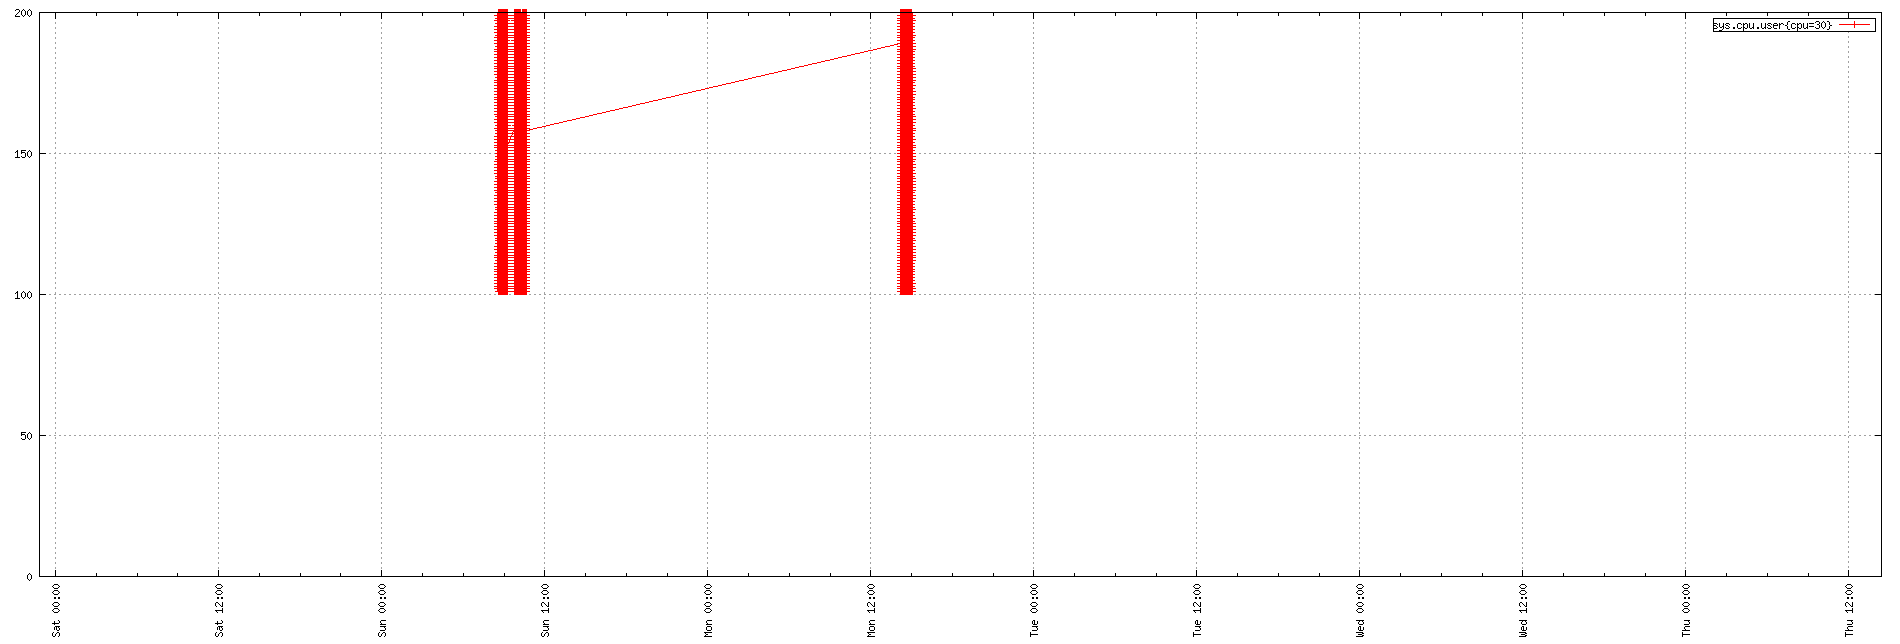

The script that saved this image:
set term png small size 1900,644
set xdata time
set timefmt "%s"
if (GPVAL_VERSION < 4.6) set xtics rotate; else set xtics rotate right
set output "${TMPDIR-'tmp'}/tsd/6214428e.png"
set xrange ["1673650109":"1674138231"]
set format x "%a %H:%M"
set grid
set style data linespoint
set key right box
set yrange [0:]
plot  "${TMPDIR-'tmp'}/tsd/6214428e_0.dat" using 1:2 title "sys.cpu.user{cpu=30}"
